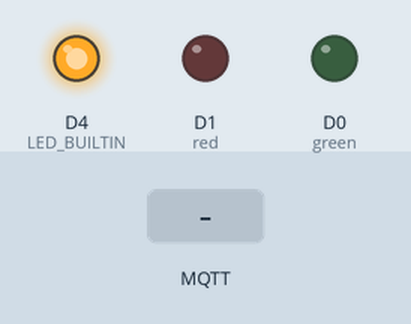
This sketch was run on a simulated ESP8266 (NodeMCU). Parts: output pins drawn as LEDs (lit = HIGH, except the on-board LED, lit = LOW). The inputs (shaded band) are chosen by the test bench. WiFi joins after 1.5 s; servers stay silent unless stated; no MQTT or app messages arrive unless stated; what the sketch prints to the serial monitor is not drawn.

Above: at 2.7 s.
2.8 s: MQTT message "1" arrives on the first subscribed topic
At 4.5 s:
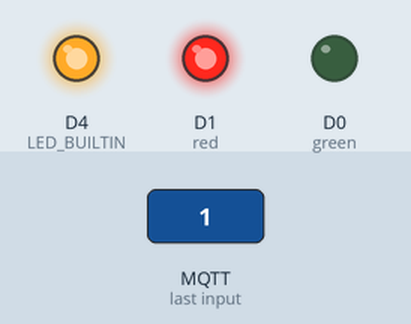
5.0 s: MQTT message "on" arrives on the first subscribed topic
At 6.4 s:
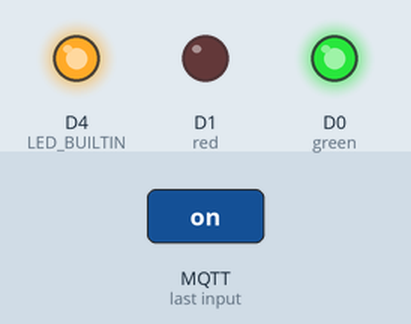
Timing chart, 0 to 8.0 s (numbered marks = the images above; inputs shaded):
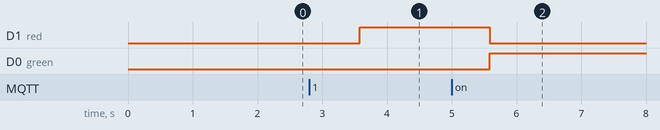

The sketch:

o2.c.ino
```cpp
//Programa: Acelerometro com ESP8266 NodeMCU
#include <ESP8266WiFi.h> // biblioteca para usar as funções de Wifi do módulo ESP8266
#include <Wire.h>         // biblioteca de comunicação I2C
#include <PubSubClient.h> // Importa a Biblioteca PubSubClient

#define TOPICO_SUBSCRIBE "pos"

#define ID_MQTT  "o2"

const int green = D0;
const int red = D1;
bool red_state = LOW;
bool green_state = HIGH;

// WIFI
const char* SSID = "AndroidAP";
const char* PASSWORD = "oyfv2113";

 // MQTT
const char* BROKER_MQTT = "192.168.43.171";
//IPAddress BROKER_MQTT(192, 168, 1, 21);
int BROKER_PORT = 1883; // Porta do Broker MQTT

WiFiClient espClient; // Cria o objeto espClient
PubSubClient MQTT(espClient); // Instancia o Cliente MQTT passando o objeto espClient


void reconnectWiFi()
{
  if(WiFi.status() == WL_CONNECTED)
    return;

  WiFi.begin(SSID, PASSWORD);

  while(WiFi.status() != WL_CONNECTED) {
    delay(100);
    Serial.print(".");
  }

  Serial.println();
  Serial.print("Conectado com sucesso na rede: ");
  Serial.println(SSID);
  Serial.print("IP obtido: ");
  Serial.println(WiFi.localIP());
}

void initWiFi()
{
  delay(10);
  Serial.print("Conectando-se na rede: ");
  Serial.println(SSID);
  Serial.println("Aguarde");

  reconnectWiFi();
}
void initMQTT()
{
    MQTT.setServer(BROKER_MQTT, BROKER_PORT);   //informa qual broker e porta deve ser conectado
    MQTT.setCallback(mqtt_callback);            //atribui função de callback (função chamada quando qualquer informação de um dos tópicos subescritos chega)
}


void reconnectMQTT()
{
    while (!MQTT.connected())
    {
        Serial.print("* Tentando se conectar ao Broker MQTT: ");
        Serial.println(BROKER_MQTT);
        if (MQTT.connect(ID_MQTT))
        {
            Serial.println("Conectado com sucesso ao broker MQTT!");
            MQTT.subscribe("pos");
            //MQTT.publish("acc", "true");
        }
        else
        {
            Serial.println("Falha ao reconectar no broker.");
            Serial.println("Havera nova tentatica de conexao em 2s");
            delay(2000);
        }
    }
}

int permition = 0;
void mqtt_callback(char* topic, byte* payload, unsigned int length)
{

    String msg;

    //obtem a string do payload recebido
    for(int i = 0; i < length; i++)
    {
       char c = (char)payload[i];
       msg += c;
    }

    Serial.println();
    Serial.print("Action from actions received, under the topic name of: ");
    Serial.print(topic);
    Serial.println();
    Serial.print("Content from action is (STRING format): ");
    Serial.print(msg);
    Serial.print("Content from action is (FLOAT format): ");
    Serial.print(msg.toInt());
    int pos = msg.toInt();
    Serial.println();
    Serial.println();
    if(pos == 1)
    {
      red_state = HIGH;
      green_state = LOW;
      Serial.print(" pos == 1 ");Serial.print(green_state);Serial.print(red_state);
    }
    else if(pos == 0)
    {
      red_state = LOW;
      green_state = HIGH;
      Serial.print(" pos == 0 ");Serial.print(green_state);Serial.print(red_state);
    }

    digitalWrite(red, red_state);
    digitalWrite(green, green_state);

}


void setup() {
  pinMode(LED_BUILTIN, OUTPUT);
  pinMode(red,OUTPUT);
  pinMode(green,OUTPUT);
  digitalWrite(red, LOW);
  digitalWrite(green, LOW);
  Serial.begin(115200);

  Serial.println("nIniciando configuração WiFin");
  initWiFi();
  initMQTT();

}

int switchState = 0; // actual read value from pin4
int oldSwitchState = 0; // last read value from pin4

void loop() {

  if(red_state==HIGH)
  {

  }

  if(green_state==HIGH)
  {

  }
  /*
  red_state = !red_state;
  green_state = !green_state;

  digitalWrite(red, red_state);
  digitalWrite(green, green_state);
  */
  reconnectMQTT();
  reconnectWiFi();

  MQTT.loop();

  delay(2000);
}
```

Measured:
- after the input at 2.8 s, D1 (red): LOW → HIGH after 0.78 s
- after the input at 5.0 s, D1 (red): HIGH → LOW after 0.59 s; D0 (green): LOW → HIGH after 0.59 s
